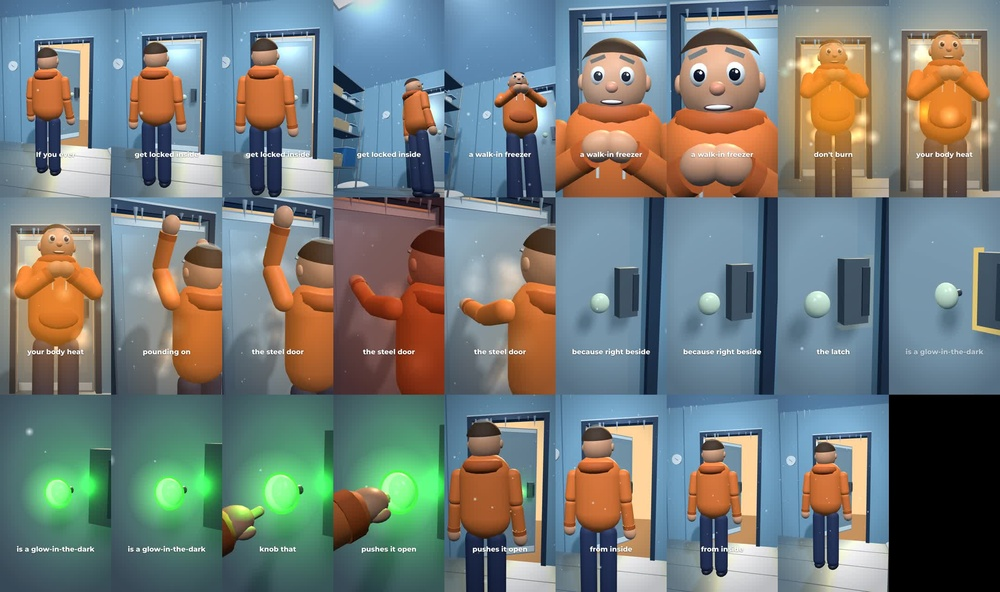
#> input picture experiments/zackd-proto/contact_sheet.jpg, 1000 x 592 px, shrunk from 2160 x 1278 before the run
$ python measure.py contact_sheet.jpg
#> lines starting #> are read from the running program, lines starting #| are printed output that depends on the picture
### experiments/tis-remake/tools/palette.py
"""Dominant colours per still or region: python3 palette.py img.png [x0,y0,x1,y1] [n=12]"""
import sys
from PIL import Image
im = Image.open(sys.argv[1]).convert("RGB")
#> im is the input picture: PIL image 1000x592 RGB; mean R, G, B 116.4, 123.6, 119.9
if len(sys.argv) > 2 and sys.argv[2] != "-":
    im = im.crop(tuple(int(v) for v in sys.argv[2].split(",")))
n = int(sys.argv[3]) if len(sys.argv) > 3 else 12
q = im.quantize(colors=n, method=Image.Quantize.MEDIANCUT)
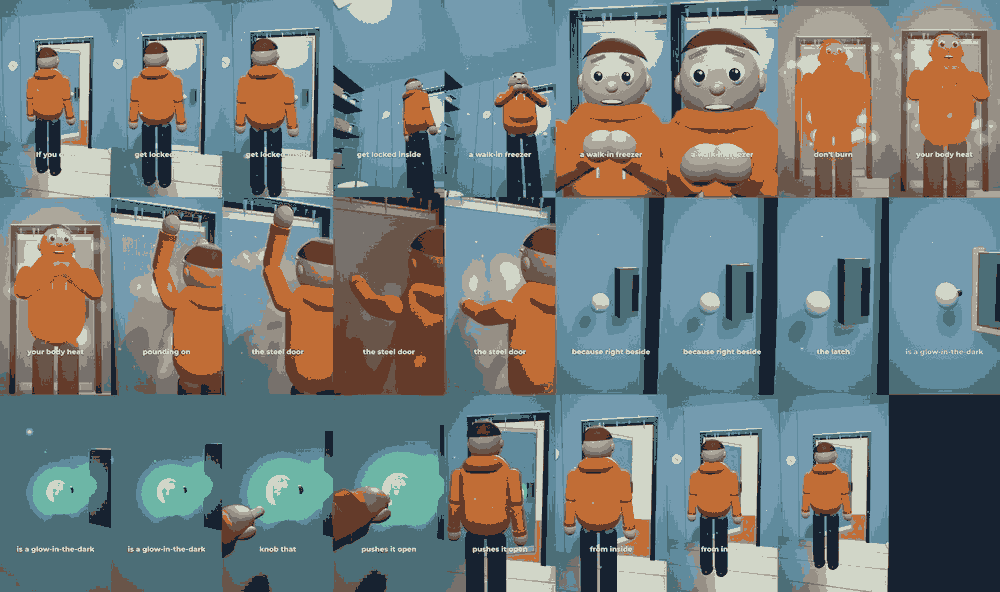
#> q: PIL image 1000x592 P; mean R, G, B 115.3, 123.7, 122.6
pal = q.getpalette(); cnt = sorted(q.getcolors(), reverse=True); tot = sum(c for c, _ in cnt)
#> after `pal = q.getpalette()`: pal = 36 values, max 214 at index 1, min 23 at index 33, mean 122.4
#> after `cnt = sorted(q.getcolors(), reverse=True)`: cnt = [(112713, 3), (101605, 8), (67228, 5), (64579, 6), (60267, 11), (41737, 0), (30089, 4), (29608, 10), (26141, 1), (24082, 9), (20987, 7), (12964, 2)]
#> after `tot = sum((c for c, _ in cnt))`: tot = 592000
print(sys.argv[1].split("/")[-1], sys.argv[2] if len(sys.argv) > 2 else "", " ".join(
    f"#{pal[3*i]:02X}{pal[3*i+1]:02X}{pal[3*i+2]:02X}:{100*c/tot:.0f}%" for c, i in cnt if c / tot >= 0.015))
#| contact_sheet.jpg  #749BAF:19% #4C6E77:17% #608B9D:11% #C16D36:11% #172230:10% #D1D6C8:7% #968F85:5% #643B2A:5% #ACA79B:4% #695549:4% #77716C:4% #6DB6A6:2%

### experiments/zackd-proto/measure.py
"""Run the zackd reference palette/caption measurement (VISUAL_GRAMMAR 4.1 / 12) on our render.
Spark only, CPU:  CUDA_VISIBLE_DEVICES="" nice -n 10 python -I measure.py out/zackd-proto.mp4
Reuses ~/studio/tmp_zackd_palette/palette.py (not in the repo)."""
import json, os, shutil, sys, tempfile
sys.path.insert(0, os.path.expanduser("~/studio/tmp_zackd_palette"))
import palette  # noqa: E402

mp4 = os.path.abspath(sys.argv[1])
d = tempfile.mkdtemp()
os.makedirs(os.path.join(d, "proto"))
os.symlink(mp4, os.path.join(d, "proto", "proto.mp4"))
palette.IDS = ["proto"]
out = os.path.join(d, "m.json")
#> (the run stopped early here; a loop or call above may not have finished)
